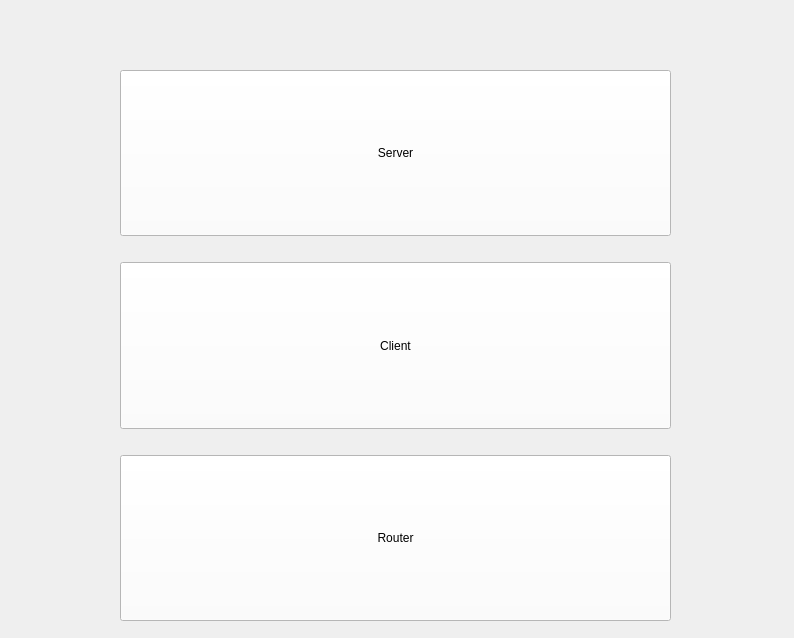
<?xml version="1.0" encoding="UTF-8"?>
<ui version="4.0">
 <class>StackedWidget</class>
 <widget class="QStackedWidget" name="StackedWidget">
  <property name="enabled">
   <bool>true</bool>
  </property>
  <property name="geometry">
   <rect>
    <x>0</x>
    <y>0</y>
    <width>794</width>
    <height>638</height>
   </rect>
  </property>
  <property name="windowTitle">
   <string>StackedWidget</string>
  </property>
  <property name="frameShadow">
   <enum>QFrame::Raised</enum>
  </property>
  <property name="currentIndex">
   <number>0</number>
  </property>
  <widget class="QWidget" name="page">
   <widget class="QWidget" name="horizontalLayoutWidget">
    <property name="geometry">
     <rect>
      <x>20</x>
      <y>20</y>
      <width>751</width>
      <height>601</height>
     </rect>
    </property>
    <layout class="QHBoxLayout" name="horizontalLayout">
     <item>
      <spacer name="horizontalSpacer_2">
       <property name="orientation">
        <enum>Qt::Horizontal</enum>
       </property>
       <property name="sizeType">
        <enum>QSizePolicy::Fixed</enum>
       </property>
       <property name="sizeHint" stdset="0">
        <size>
         <width>100</width>
         <height>20</height>
        </size>
       </property>
      </spacer>
     </item>
     <item>
      <layout class="QVBoxLayout" name="verticalLayout_3" stretch="0,0,0,0,0,0">
       <property name="sizeConstraint">
        <enum>QLayout::SetDefaultConstraint</enum>
       </property>
       <item>
        <spacer name="verticalSpacer">
         <property name="orientation">
          <enum>Qt::Vertical</enum>
         </property>
         <property name="sizeType">
          <enum>QSizePolicy::Maximum</enum>
         </property>
         <property name="sizeHint" stdset="0">
          <size>
           <width>5</width>
           <height>50</height>
          </size>
         </property>
        </spacer>
       </item>
       <item>
        <widget class="QPushButton" name="serverButton">
         <property name="sizePolicy">
          <sizepolicy hsizetype="Preferred" vsizetype="Preferred">
           <horstretch>0</horstretch>
           <verstretch>0</verstretch>
          </sizepolicy>
         </property>
         <property name="maximumSize">
          <size>
           <width>16777215</width>
           <height>16777215</height>
          </size>
         </property>
         <property name="styleSheet">
          <string notr="true">background-color: rgb(255,255, 255 );
selection-background-color: rgb(200, 200, 200);
font:  30pt &quot;Latin Modern Mono Caps&quot;;</string>
         </property>
         <property name="text">
          <string>Server</string>
         </property>
        </widget>
       </item>
       <item>
        <spacer name="verticalSpacer_2">
         <property name="orientation">
          <enum>Qt::Vertical</enum>
         </property>
         <property name="sizeType">
          <enum>QSizePolicy::Maximum</enum>
         </property>
         <property name="sizeHint" stdset="0">
          <size>
           <width>20</width>
           <height>20</height>
          </size>
         </property>
        </spacer>
       </item>
       <item>
        <widget class="QPushButton" name="clientButton">
         <property name="enabled">
          <bool>true</bool>
         </property>
         <property name="sizePolicy">
          <sizepolicy hsizetype="Expanding" vsizetype="Preferred">
           <horstretch>0</horstretch>
           <verstretch>0</verstretch>
          </sizepolicy>
         </property>
         <property name="minimumSize">
          <size>
           <width>85</width>
           <height>0</height>
          </size>
         </property>
         <property name="maximumSize">
          <size>
           <width>16777215</width>
           <height>16777215</height>
          </size>
         </property>
         <property name="toolTip">
          <string extracomment="Click to start client "/>
         </property>
         <property name="layoutDirection">
          <enum>Qt::LeftToRight</enum>
         </property>
         <property name="styleSheet">
          <string notr="true">background-color: rgb(255,255, 255 );
font:  30pt &quot;Latin Modern Mono Caps&quot;;</string>
         </property>
         <property name="text">
          <string>Client</string>
         </property>
        </widget>
       </item>
       <item>
        <spacer name="verticalSpacer_3">
         <property name="orientation">
          <enum>Qt::Vertical</enum>
         </property>
         <property name="sizeType">
          <enum>QSizePolicy::Maximum</enum>
         </property>
         <property name="sizeHint" stdset="0">
          <size>
           <width>20</width>
           <height>20</height>
          </size>
         </property>
        </spacer>
       </item>
       <item>
        <widget class="QPushButton" name="routerButton">
         <property name="sizePolicy">
          <sizepolicy hsizetype="Preferred" vsizetype="Preferred">
           <horstretch>0</horstretch>
           <verstretch>0</verstretch>
          </sizepolicy>
         </property>
         <property name="styleSheet">
          <string notr="true">background-color: rgb(255,255, 255 );
font:  30pt &quot;Latin Modern Mono Caps&quot;;</string>
         </property>
         <property name="text">
          <string>Router</string>
         </property>
        </widget>
       </item>
      </layout>
     </item>
     <item>
      <spacer name="horizontalSpacer">
       <property name="orientation">
        <enum>Qt::Horizontal</enum>
       </property>
       <property name="sizeType">
        <enum>QSizePolicy::Fixed</enum>
       </property>
       <property name="sizeHint" stdset="0">
        <size>
         <width>100</width>
         <height>20</height>
        </size>
       </property>
      </spacer>
     </item>
    </layout>
   </widget>
  </widget>
  <widget class="QWidget" name="page">
   <property name="enabled">
    <bool>true</bool>
   </property>
   <widget class="QWidget" name="layoutWidget">
    <property name="geometry">
     <rect>
      <x>20</x>
      <y>0</y>
      <width>745</width>
      <height>621</height>
     </rect>
    </property>
    <layout class="QGridLayout" name="gridLayout">
     <item row="0" column="1">
      <widget class="QToolBox" name="toolBox">
       <property name="sizePolicy">
        <sizepolicy hsizetype="Preferred" vsizetype="Preferred">
         <horstretch>0</horstretch>
         <verstretch>0</verstretch>
        </sizepolicy>
       </property>
       <property name="currentIndex">
        <number>1</number>
       </property>
       <widget class="QWidget" name="ConfigurationPage">
        <property name="geometry">
         <rect>
          <x>0</x>
          <y>0</y>
          <width>743</width>
          <height>557</height>
         </rect>
        </property>
        <property name="accessibleName">
         <string/>
        </property>
        <property name="autoFillBackground">
         <bool>true</bool>
        </property>
        <attribute name="label">
         <string>Configuration</string>
        </attribute>
        <widget class="QWidget" name="verticalLayoutWidget">
         <property name="geometry">
          <rect>
           <x>40</x>
           <y>30</y>
           <width>663</width>
           <height>261</height>
          </rect>
         </property>
         <layout class="QVBoxLayout" name="verticalLayout_4">
          <item>
           <widget class="Line" name="line_3">
            <property name="orientation">
             <enum>Qt::Horizontal</enum>
            </property>
           </widget>
          </item>
          <item>
           <widget class="QLabel" name="label_3">
            <property name="text">
             <string>Server configuration:</string>
            </property>
           </widget>
          </item>
          <item>
           <widget class="Line" name="line">
            <property name="orientation">
             <enum>Qt::Horizontal</enum>
            </property>
           </widget>
          </item>
          <item>
           <widget class="QLabel" name="label_4">
            <property name="text">
             <string>Transport Protocol:</string>
            </property>
           </widget>
          </item>
          <item>
           <layout class="QHBoxLayout" name="horizontalLayout_2">
            <item alignment="Qt::AlignHCenter">
             <widget class="QRadioButton" name="radUDP">
              <property name="text">
               <string>UDP</string>
              </property>
              <property name="checked">
               <bool>true</bool>
              </property>
             </widget>
            </item>
            <item alignment="Qt::AlignHCenter">
             <widget class="QRadioButton" name="radTCP">
              <property name="text">
               <string>TCP</string>
              </property>
             </widget>
            </item>
           </layout>
          </item>
          <item>
           <widget class="Line" name="line_2">
            <property name="orientation">
             <enum>Qt::Horizontal</enum>
            </property>
           </widget>
          </item>
          <item>
           <widget class="QLabel" name="label_5">
            <property name="text">
             <string>Options:</string>
            </property>
           </widget>
          </item>
          <item>
           <layout class="QHBoxLayout" name="horizontalLayout_3">
            <item alignment="Qt::AlignHCenter">
             <widget class="QCheckBox" name="checkBox_2">
              <property name="text">
               <string>Simulação de colisão</string>
              </property>
             </widget>
            </item>
            <item alignment="Qt::AlignHCenter">
             <widget class="QCheckBox" name="checkBox">
              <property name="text">
               <string>Step-by-step</string>
              </property>
             </widget>
            </item>
           </layout>
          </item>
         </layout>
        </widget>
       </widget>
       <widget class="QWidget" name="displayPage">
        <property name="geometry">
         <rect>
          <x>0</x>
          <y>0</y>
          <width>743</width>
          <height>557</height>
         </rect>
        </property>
        <attribute name="label">
         <string>Display output</string>
        </attribute>
        <widget class="QWidget" name="layoutWidget_2">
         <property name="geometry">
          <rect>
           <x>0</x>
           <y>10</y>
           <width>743</width>
           <height>517</height>
          </rect>
         </property>
         <layout class="QVBoxLayout" name="verticalLayout">
          <item>
           <layout class="QHBoxLayout" name="horizontalLayout_4">
            <item>
             <widget class="QLabel" name="label">
              <property name="text">
               <string>Server IP:</string>
              </property>
             </widget>
            </item>
            <item>
             <widget class="QLineEdit" name="serverIPInput">
              <property name="inputMask">
               <string/>
              </property>
              <property name="text">
               <string/>
              </property>
              <property name="maxLength">
               <number>3333</number>
              </property>
             </widget>
            </item>
            <item>
             <widget class="QLabel" name="label_2">
              <property name="sizePolicy">
               <sizepolicy hsizetype="Preferred" vsizetype="Maximum">
                <horstretch>0</horstretch>
                <verstretch>0</verstretch>
               </sizepolicy>
              </property>
              <property name="text">
               <string>Porta:</string>
              </property>
             </widget>
            </item>
            <item>
             <widget class="QLineEdit" name="portaInput">
              <property name="sizePolicy">
               <sizepolicy hsizetype="Minimum" vsizetype="Fixed">
                <horstretch>0</horstretch>
                <verstretch>0</verstretch>
               </sizepolicy>
              </property>
             </widget>
            </item>
            <item>
             <widget class="QPushButton" name="pingButton">
              <property name="sizePolicy">
               <sizepolicy hsizetype="Minimum" vsizetype="Fixed">
                <horstretch>0</horstretch>
                <verstretch>0</verstretch>
               </sizepolicy>
              </property>
              <property name="text">
               <string>Ping</string>
              </property>
             </widget>
            </item>
           </layout>
          </item>
          <item>
           <layout class="QHBoxLayout" name="horizontalLayout_5">
            <item>
             <widget class="QPushButton" name="clearButton">
              <property name="text">
               <string>Clear</string>
              </property>
             </widget>
            </item>
            <item>
             <widget class="QPushButton" name="startButton">
              <property name="text">
               <string>Start</string>
              </property>
              <property name="checkable">
               <bool>false</bool>
              </property>
             </widget>
            </item>
           </layout>
          </item>
          <item>
           <widget class="QLabel" name="label_6">
            <property name="text">
             <string>Application Layer</string>
            </property>
           </widget>
          </item>
          <item>
           <widget class="QTextEdit" name="applicationLOut">
            <property name="documentTitle">
             <string/>
            </property>
            <property name="readOnly">
             <bool>true</bool>
            </property>
            <property name="html">
             <string>&lt;!DOCTYPE HTML PUBLIC &quot;-//W3C//DTD HTML 4.0//EN&quot; &quot;http://www.w3.org/TR/REC-html40/strict.dtd&quot;&gt;
&lt;html&gt;&lt;head&gt;&lt;meta name=&quot;qrichtext&quot; content=&quot;1&quot; /&gt;&lt;style type=&quot;text/css&quot;&gt;
p, li { white-space: pre-wrap; }
&lt;/style&gt;&lt;/head&gt;&lt;body style=&quot; font-family:'Ubuntu'; font-size:11pt; font-weight:400; font-style:normal;&quot;&gt;
&lt;p style=&quot;-qt-paragraph-type:empty; margin-top:0px; margin-bottom:0px; margin-left:0px; margin-right:0px; -qt-block-indent:0; text-indent:0px;&quot;&gt;&lt;br /&gt;&lt;/p&gt;&lt;/body&gt;&lt;/html&gt;</string>
            </property>
           </widget>
          </item>
          <item>
           <widget class="QLabel" name="label_7">
            <property name="text">
             <string>Transport Layer</string>
            </property>
           </widget>
          </item>
          <item>
           <widget class="QTextEdit" name="transportLOut">
            <property name="readOnly">
             <bool>true</bool>
            </property>
            <property name="html">
             <string>&lt;!DOCTYPE HTML PUBLIC &quot;-//W3C//DTD HTML 4.0//EN&quot; &quot;http://www.w3.org/TR/REC-html40/strict.dtd&quot;&gt;
&lt;html&gt;&lt;head&gt;&lt;meta name=&quot;qrichtext&quot; content=&quot;1&quot; /&gt;&lt;style type=&quot;text/css&quot;&gt;
p, li { white-space: pre-wrap; }
&lt;/style&gt;&lt;/head&gt;&lt;body style=&quot; font-family:'Ubuntu'; font-size:11pt; font-weight:400; font-style:normal;&quot;&gt;
&lt;p style=&quot;-qt-paragraph-type:empty; margin-top:0px; margin-bottom:0px; margin-left:0px; margin-right:0px; -qt-block-indent:0; text-indent:0px;&quot;&gt;&lt;br /&gt;&lt;/p&gt;&lt;/body&gt;&lt;/html&gt;</string>
            </property>
           </widget>
          </item>
          <item>
           <widget class="QLabel" name="label_8">
            <property name="text">
             <string>Network Layer</string>
            </property>
           </widget>
          </item>
          <item>
           <widget class="QTextEdit" name="networkLOut">
            <property name="readOnly">
             <bool>true</bool>
            </property>
           </widget>
          </item>
          <item>
           <widget class="QLabel" name="label_9">
            <property name="text">
             <string>Physical Layer</string>
            </property>
           </widget>
          </item>
          <item>
           <widget class="QTextEdit" name="physicalLOut">
            <property name="readOnly">
             <bool>true</bool>
            </property>
           </widget>
          </item>
         </layout>
        </widget>
       </widget>
      </widget>
     </item>
    </layout>
   </widget>
  </widget>
 </widget>
 <resources/>
 <connections/>
</ui>
